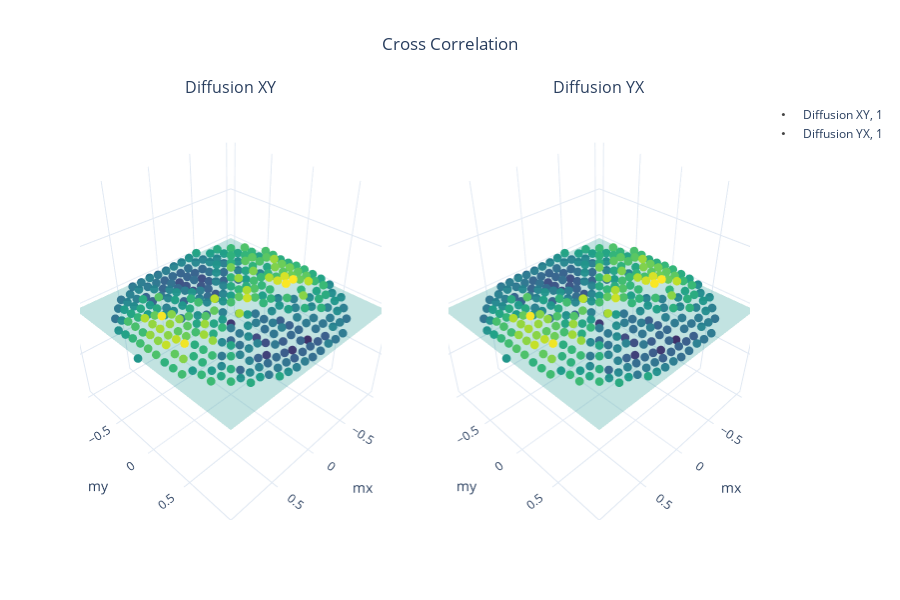

The notebook cell saved with this chart:
### Code cell
ddsde.cross_diffusion()

### Figure 1 — Plotly figure (JSON) as saved in the notebook; plotly's stock layout.template omitted (floating-point values rounded to 4 significant figures; data arrays with more than 128 entries replaced by an {"elided": "..."} marker saying what was removed)
{"data": [{"marker": {"color": {"elided": "400 float values"}, "colorscale": [[0, "#440154"], [0.1111, "#482878"], [0.2222, "#3e4989"], [0.3333, "#31688e"], [0.4444, "#26828e"], [0.5556, "#1f9e89"], [0.6667, "#35b779"], [0.7778, "#6ece58"], [0.8889, "#b5de2b"], [1, "#fde725"]], "line": {"color": "black", "width": 0}, "size": 3}, "mode": "markers", "name": "Diffusion XY, 1", "opacity": 1, "scene": "scene", "type": "scatter3d", "visible": true, "x": {"elided": "400 float values"}, "y": {"elided": "400 float values"}, "z": {"elided": "400 float values"}}, {"colorscale": [[0, "#440154"], [0.1111, "#482878"], [0.2222, "#3e4989"], [0.3333, "#31688e"], [0.4444, "#26828e"], [0.5556, "#1f9e89"], [0.6667, "#35b779"], [0.7778, "#6ece58"], [0.8889, "#b5de2b"], [1, "#fde725"]], "name": "$B_{12}(x, y)$", "opacity": 0.3, "scene": "scene", "showscale": false, "type": "surface", "visible": true, "x": {"elided": "20x20 float values"}, "y": {"elided": "20x20 float values"}, "z": {"elided": "20x20 int values"}}, {"marker": {"color": {"elided": "400 float values"}, "colorscale": [[0, "#440154"], [0.1111, "#482878"], [0.2222, "#3e4989"], [0.3333, "#31688e"], [0.4444, "#26828e"], [0.5556, "#1f9e89"], [0.6667, "#35b779"], [0.7778, "#6ece58"], [0.8889, "#b5de2b"], [1, "#fde725"]], "line": {"color": "black", "width": 0}, "size": 3}, "mode": "markers", "name": "Diffusion YX, 1", "opacity": 1, "scene": "scene2", "type": "scatter3d", "visible": true, "x": {"elided": "400 float values"}, "y": {"elided": "400 float values"}, "z": {"elided": "400 float values"}}, {"colorscale": [[0, "#440154"], [0.1111, "#482878"], [0.2222, "#3e4989"], [0.3333, "#31688e"], [0.4444, "#26828e"], [0.5556, "#1f9e89"], [0.6667, "#35b779"], [0.7778, "#6ece58"], [0.8889, "#b5de2b"], [1, "#fde725"]], "name": "$B_{21}(x, y)$", "opacity": 0.3, "scene": "scene2", "showscale": false, "type": "surface", "visible": true, "x": {"elided": "20x20 float values"}, "y": {"elided": "20x20 float values"}, "z": {"elided": "20x20 int values"}}], "layout": {"annotations": [{"font": {"size": 16}, "showarrow": false, "text": "Diffusion XY", "x": 0.225, "xanchor": "center", "xref": "paper", "y": 1, "yanchor": "bottom", "yref": "paper"}, {"font": {"size": 16}, "showarrow": false, "text": "Diffusion YX", "x": 0.775, "xanchor": "center", "xref": "paper", "y": 1, "yanchor": "bottom", "yref": "paper"}], "autosize": true, "height": 600, "scene": {"aspectmode": "cube", "aspectratio": {"x": 1, "y": 1, "z": 1}, "domain": {"x": [0, 0.45], "y": [0, 1]}, "xaxis": {"showbackground": true, "title": {"text": "mx"}, "type": "linear"}, "yaxis": {"showbackground": true, "title": {"text": "my"}, "type": "linear"}, "zaxis": {"range": [-0.193, 0.193], "showbackground": true, "title": {"text": "B12"}, "type": "linear"}}, "scene2": {"aspectmode": "cube", "aspectratio": {"x": 1, "y": 1, "z": 1}, "domain": {"x": [0.55, 1], "y": [0, 1]}, "xaxis": {"showbackground": true, "title": {"text": "mx"}, "type": "linear"}, "yaxis": {"showbackground": true, "title": {"text": "my"}, "type": "linear"}, "zaxis": {"range": [-0.193, 0.193], "showbackground": true, "title": {"text": "B21"}, "type": "linear"}}, "sliders": [{"active": 0, "currentvalue": {"prefix": "dt : "}, "steps": [{"args": [{"visible": [true, true, "legendonly", "legendonly"]}, {"title": "$\\text{ Cross Correlation |  Autocorrelation time (Mx, My, |M^2|) : (61, 63, 14) } | \\text{ Slider switched to }\\delta t= 1$"}], "label": "dt 1", "method": "update"}]}], "title": {"text": "Cross Correlation", "x": 0.5}, "width": 900}}
